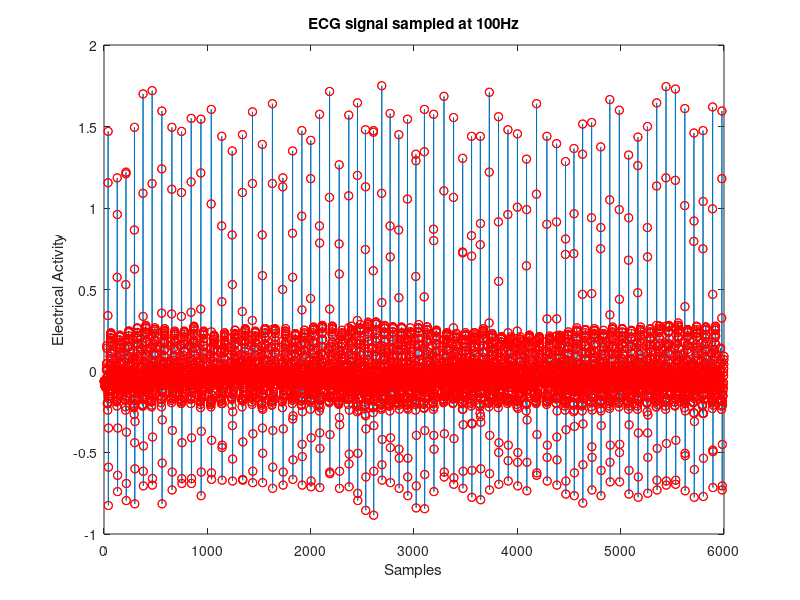

The MATLAB source for this figure:
sig=load('ecg.txt');
plot(sig)
hold on
plot(sig,'ro');
xlabel('Samples');
ylabel('Electrical Activity');
title('ECG signal sampled at 100Hz');
hold on
plot(sig,'ro');